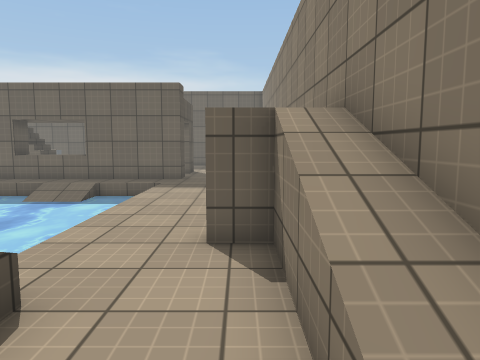
View 1 (above)

19 first-person views from a walk through a 3-D level made in the Unity game engine. The camera is 1.4 m above the floor, tilts 6° down and sees 70° across. The floor is counted in squares, 0.95 m on a side. Each view is taken from the middle of a square. On the plan, view 1 faces up. The plan holds only what a view shows up to about 16 squares ahead; the rest is blank. The place goes on beyond the plan. The player is left out. Surface patterns are stand-ins for the level's own textures.

View 2
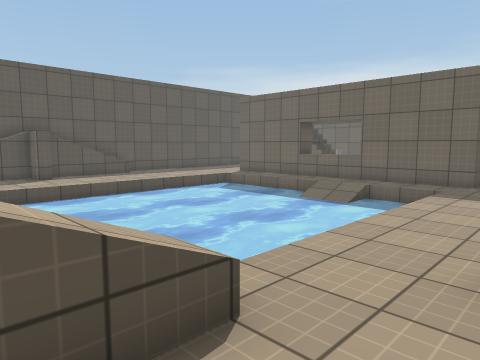

View 3
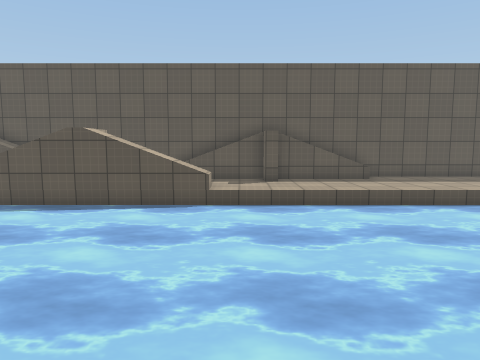

View 4
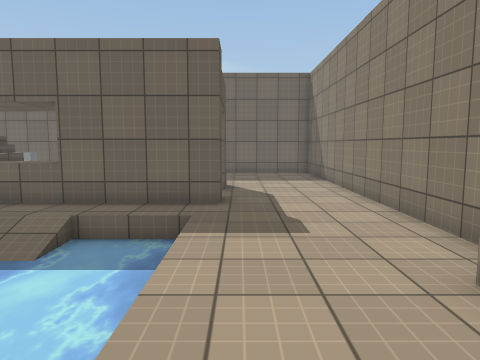

View 5
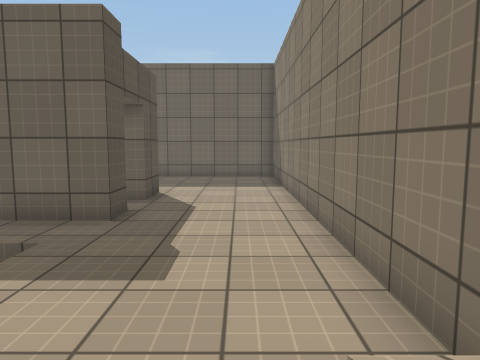

View 6
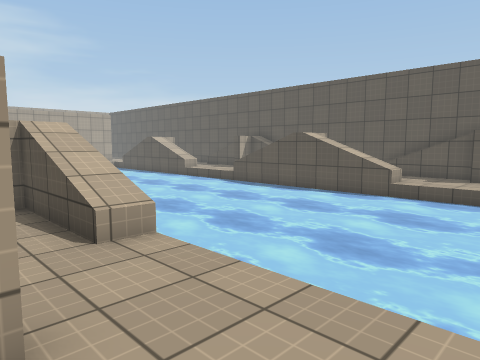

View 7
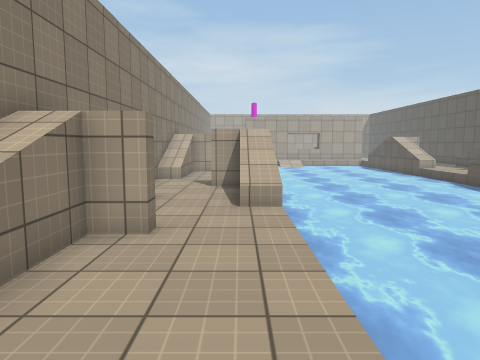

View 8
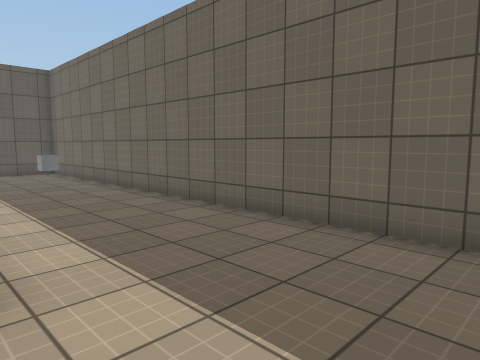

View 9
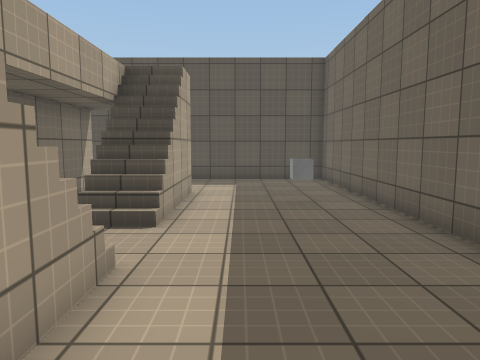

View 10
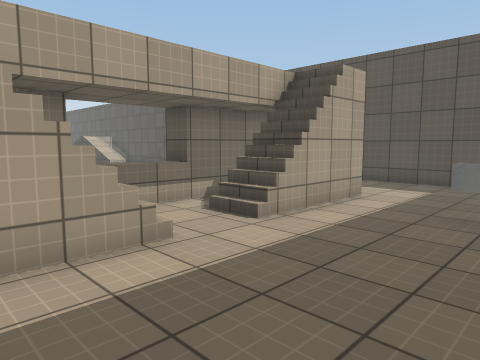

View 11
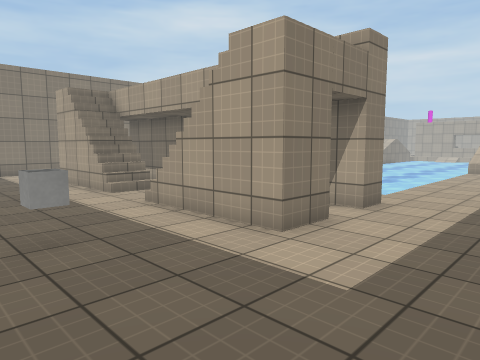

View 12
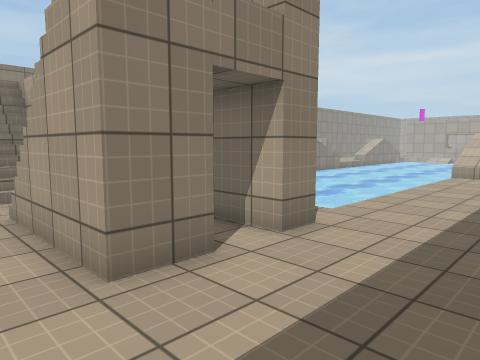

View 13
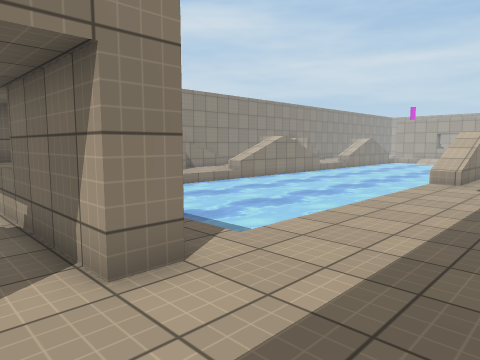

View 14
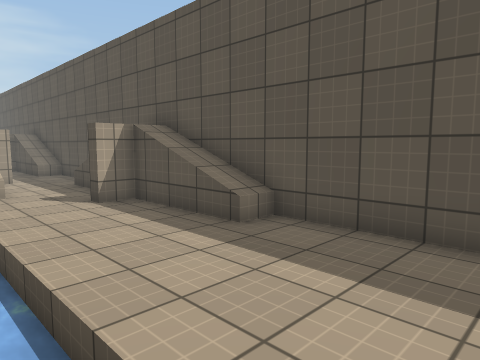

View 15
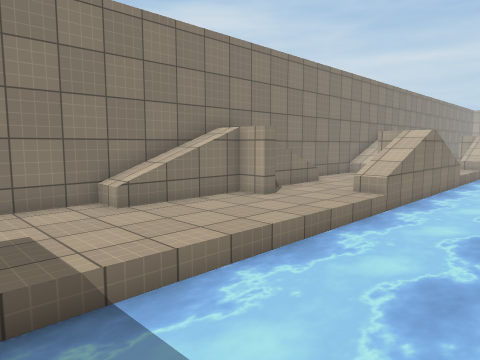

View 16
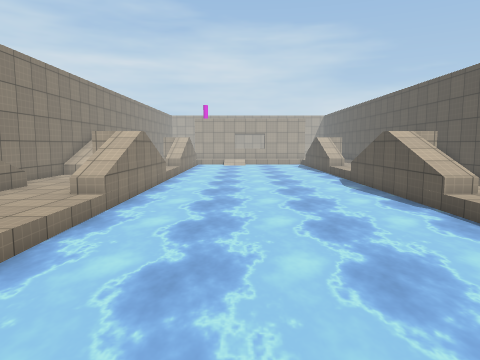

View 17
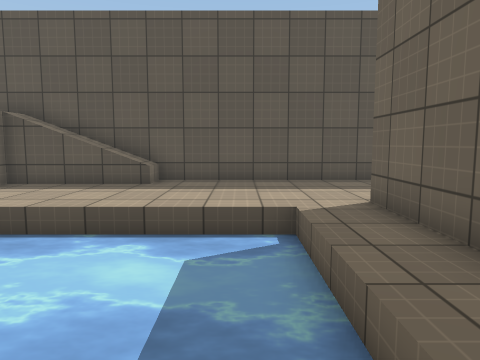

View 18
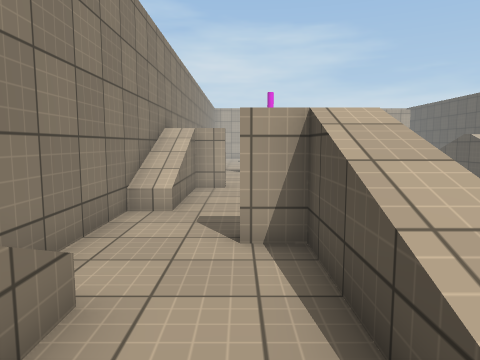

View 19
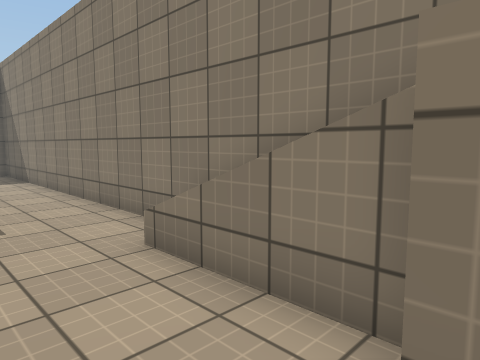

### Floor plan
Key: @ floor where view 1 was taken; # wall or solid block; . main floor; : floor 2 m higher than the main floor; + floor 3.25 m higher than the main floor; / step, stairs or slope; = window, fence, low wall or low ledge; ~ water the walk can cross; ≈ water the walk keeps out of; ^ raised ledge; C cube; O other object.
Columns run from 18 left of view 1 to 2 right of it. Each row starts with its distance up from view 1.
 24 #####################
 23 #...................#
 22 #.....C.............#
 21 #...................#
 20 #...................#
 19 #...................#
 18 #....+////.////+....#
 17 #....//==/./==//....#
 16 #..........    .....#
 15 #....####^^^####....#
 14 #...................#
 13 #....≈≈≈≈≈≈..≈≈≈....#
 12 #....≈≈≈≈≈≈//≈≈≈....#
 11 #....≈≈≈≈≈≈~~≈≈≈....#
 10 #....≈≈≈≈≈≈≈≈≈≈≈....#
  9 #/...≈≈≈≈≈≈≈≈≈≈≈.../#
  8 #/...≈≈≈≈≈≈≈≈≈≈≈.../#
  7 #/...≈≈≈≈≈≈≈≈≈≈≈.../#
  6 #/...≈≈≈≈≈≈≈≈≈≈≈.../#
  5 #::..≈≈≈≈≈≈≈≈≈≈≈..#:#
  4 #/...≈≈≈≈≈≈≈≈≈≈≈.../#
  3 #/..O≈≈≈≈≈≈≈≈≈≈≈=../#
  2 #/...≈≈≈≈≈≈≈≈≈≈≈=../#
  1 #/...≈≈≈≈≈≈≈≈≈≈≈=../#
  0 #....≈≈≈≈≈≈≈≈≈≈≈#.@.#
 -1 #..#.≈≈≈≈≈≈≈≈≈≈≈:...#
 -2 #... ≈≈≈≈≈≈≈≈≈≈≈ ...#
 -3 #..  ≈≈≈≈≈≈≈≈≈≈≈ ...#
 -4 #O.  ≈≈≈≈≈≈≈≈≈≈≈ ..O#
 -5 #O   ≈≈≈≈≈≈≈≈≈≈≈ ..O#

Positions as (right, up) in squares from view 1, and headings:
1: (0, 0), facing up
2: (0, 1), facing up-left
3: (-2, 4), facing left
4: (-2, 6), facing up
5: (0, 8), facing up
6: (0, 8), facing down-left
7: (-2, 11), facing down
8: (1, 18), facing up-left
9: (-3, 20), facing left
10: (-4, 23), facing down-left
11: (-17, 23), facing down-right
12: (-17, 20), facing down-right
13: (-17, 17), facing down-right
14: (-12, 14), facing down-left
15: (-7, 13), facing down-right
16: (-7, 13), facing down
17: (-7, 12), facing left
18: (-1, 4), facing down
19: (-2, 5), facing up-right
